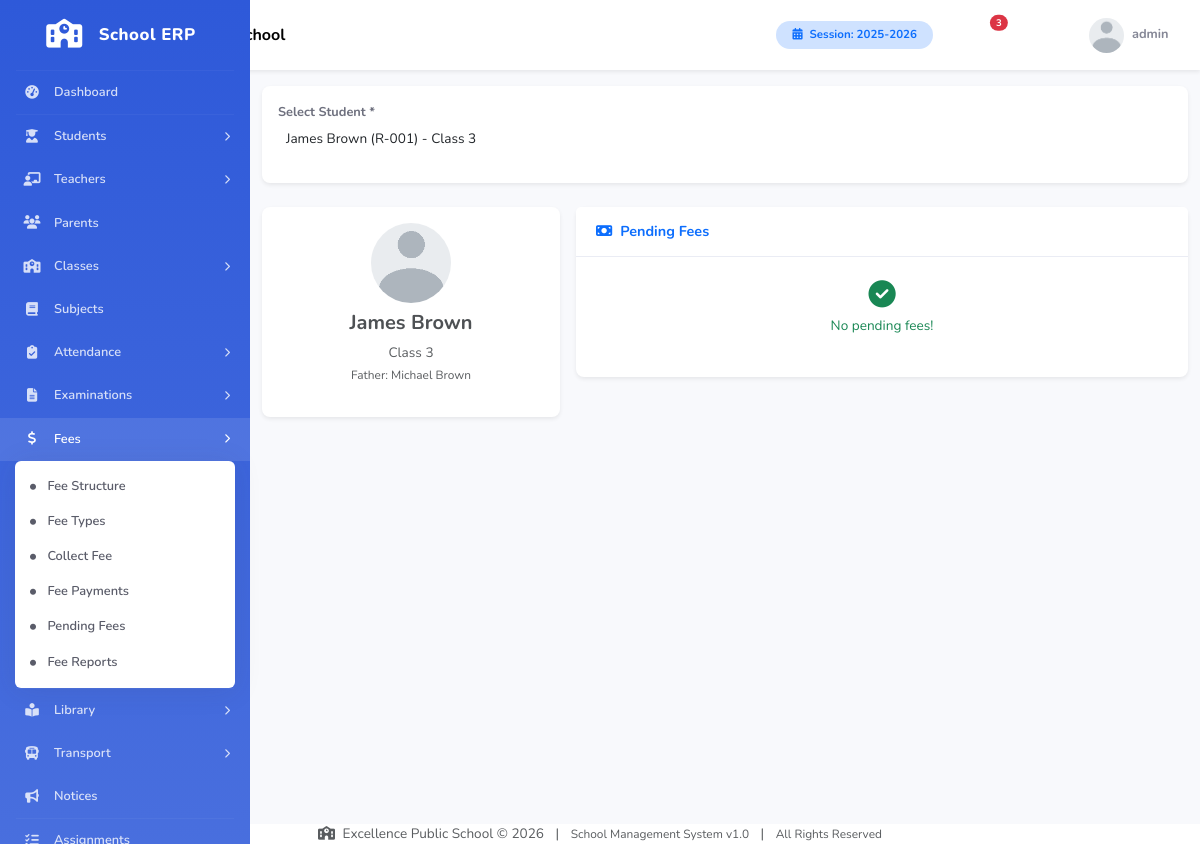
The page /modules/fees/collect.php?student_id=1 (signed in) on the database its author committed.
### tables this page shows
CREATE TABLE IF NOT EXISTS school_info (
    school_id INT(11) NOT NULL AUTO_INCREMENT,
    school_name VARCHAR(255) NOT NULL,
    school_address TEXT,
    school_phone VARCHAR(50),
    school_email VARCHAR(100),
    school_website VARCHAR(100),
    school_logo VARCHAR(255) DEFAULT 'default_logo.png',
    principal_name VARCHAR(100),
    established_year YEAR,
    registration_number VARCHAR(100),
    academic_session VARCHAR(20) DEFAULT '2025-2026',
    session_start_date DATE,
    session_end_date DATE,
    currency_symbol VARCHAR(10) DEFAULT '$',
    timezone VARCHAR(50) DEFAULT 'UTC',
    theme_color VARCHAR(20) DEFAULT '#4e73df',
    sidebar_color VARCHAR(20) DEFAULT '#2e59d9',
    created_at TIMESTAMP DEFAULT CURRENT_TIMESTAMP,
    updated_at TIMESTAMP DEFAULT CURRENT_TIMESTAMP ON UPDATE CURRENT_TIMESTAMP,
    PRIMARY KEY (school_id)
);

CREATE TABLE IF NOT EXISTS students (
    student_id INT(11) NOT NULL AUTO_INCREMENT,
    user_id INT(11) NOT NULL,
    admission_no VARCHAR(30) NOT NULL,
    roll_no VARCHAR(30),
    first_name VARCHAR(50) NOT NULL,
    last_name VARCHAR(50) NOT NULL,
    gender ENUM('Male','Female','Other') NOT NULL,
    date_of_birth DATE,
    cnic_bform VARCHAR(30),
    religion VARCHAR(50),
    blood_group VARCHAR(10),
    phone VARCHAR(20),
    email VARCHAR(100),
    class_id INT(11) NOT NULL,
    section_id INT(11),
    parent_id INT(11),
    admission_date DATE,
    previous_school VARCHAR(100),
    previous_class VARCHAR(50),
    transfer_certificate VARCHAR(255),
    birth_certificate VARCHAR(255),
    photo VARCHAR(255) DEFAULT 'default_student.png',
    address TEXT,
    city VARCHAR(50),
    state VARCHAR(50),
    zip_code VARCHAR(20),
    country VARCHAR(50),
    transport_id INT(11) DEFAULT NULL,
    hostel_required TINYINT(1) DEFAULT 0,
    medical_notes TEXT,
    status ENUM('active','inactive','graduated','transferred','suspended') DEFAULT 'active',
    created_at TIMESTAMP DEFAULT CURRENT_TIMESTAMP,
    updated_at TIMESTAMP DEFAULT CURRENT_TIMESTAMP ON UPDATE CURRENT_TIMESTAMP,
    PRIMARY KEY (student_id),
    UNIQUE KEY uk_admission_no (admission_no),
    UNIQUE KEY uk_student_user (user_id),
    KEY idx_class_student (class_id),
    KEY idx_section_student (section_id),
    KEY idx_parent_student (parent_id),
    CONSTRAINT fk_student_user FOREIGN KEY (user_id) REFERENCES users(user_id) ON DELETE CASCADE,
    CONSTRAINT fk_student_class FOREIGN KEY (class_id) REFERENCES classes(class_id),
    CONSTRAINT fk_student_section FOREIGN KEY (section_id) REFERENCES sections(section_id),
    CONSTRAINT fk_student_parent FOREIGN KEY (parent_id) REFERENCES parents(parent_id)
);

CREATE TABLE IF NOT EXISTS classes (
    class_id INT(11) NOT NULL AUTO_INCREMENT,
    class_name VARCHAR(50) NOT NULL,
    class_name_numeric INT(11),
    class_teacher_id INT(11) DEFAULT NULL,
    capacity INT(11) DEFAULT 40,
    section_count INT(11) DEFAULT 0,
    description TEXT,
    status TINYINT(1) DEFAULT 1,
    created_at TIMESTAMP DEFAULT CURRENT_TIMESTAMP,
    updated_at TIMESTAMP DEFAULT CURRENT_TIMESTAMP ON UPDATE CURRENT_TIMESTAMP,
    PRIMARY KEY (class_id),
    KEY idx_class_teacher (class_teacher_id),
    KEY idx_status (status)
);

CREATE TABLE IF NOT EXISTS parents (
    parent_id INT(11) NOT NULL AUTO_INCREMENT,
    user_id INT(11) NOT NULL,
    father_name VARCHAR(100) NOT NULL,
    mother_name VARCHAR(100),
    father_cnic VARCHAR(30),
    mother_cnic VARCHAR(30),
    father_phone VARCHAR(20),
    mother_phone VARCHAR(20),
    father_email VARCHAR(100),
    mother_email VARCHAR(100),
    father_occupation VARCHAR(100),
    mother_occupation VARCHAR(100),
    father_income DECIMAL(12,2),
    mother_income DECIMAL(12,2),
    address TEXT,
    city VARCHAR(50),
    state VARCHAR(50),
    zip_code VARCHAR(20),
    country VARCHAR(50),
    emergency_contact VARCHAR(20),
    emergency_contact_name VARCHAR(100),
    photo VARCHAR(255) DEFAULT 'default_parent.png',
    status TINYINT(1) DEFAULT 1,
    created_at TIMESTAMP DEFAULT CURRENT_TIMESTAMP,
    updated_at TIMESTAMP DEFAULT CURRENT_TIMESTAMP ON UPDATE CURRENT_TIMESTAMP,
    PRIMARY KEY (parent_id),
    UNIQUE KEY uk_parent_user (user_id),
    CONSTRAINT fk_parent_user FOREIGN KEY (user_id) REFERENCES users(user_id) ON DELETE CASCADE
);

### modules/fees/collect.php (the view, shortened to what the rows shown need)
<?php
require_once '../../includes/auth.php';
require_once '../../includes/functions.php';
$studentId = intval($_GET['student_id'] ?? 0);
$student = null;
$pendingFees = [];
if ($studentId) {
    $stmt = $conn->prepare("SELECT s.*, c.class_name, p.father_name FROM students s JOIN classes c ON s.class_id=c.class_id LEFT JOIN parents p ON s.parent_id=p.parent_id WHERE s.student_id=?");
    $stmt->bind_param("i", $studentId);
    $stmt->execute();
    $student = $stmt->get_result()->fetch_assoc();
    $pendingStmt = $conn->prepare("SELECT sf.*, ft.fee_name FROM student_fees sf JOIN fee_types ft ON sf.fee_type_id=ft.fee_type_id WHERE sf.student_id=? AND sf.status IN ('Unpaid','Partial','Overdue')");
    $pendingStmt->bind_param("i", $studentId);
    $pendingStmt->execute();
    $pendingFees = $pendingStmt->get_result();
}
include '../../includes/header.php';
?>
<div id="wrapper">
    <div id="content-wrapper" class="d-flex flex-column">
        <?php include '../../includes/navbar.php'; ?>
        <div class="container-fluid py-4">
            <div class="d-sm-flex align-items-center justify-content-between mb-4">
                <h1 class="h3 mb-0 text-gray-800"><i class="fas fa-dollar-sign me-2 text-primary"></i>Collect Fee</h1>
            </div>
            <?php if ($student): ?>
            <div class="row g-3">
                <div class="col-lg-4">
                    <div class="card shadow-sm">
                        <div class="card-body text-center">
                            <img src="../../assets/uploads/students/<?php echo $student['photo']; ?>" class="rounded-circle mb-2" style="width:80px;height:80px;object-fit:cover;" onerror="this.src='../../assets/images/default-user.png'">
                            <h5><?php echo $student['first_name'].' '.$student['last_name']; ?></h5>
                            <p class="text-muted mb-1"><?php echo $student['class_name']; ?></p>
                            <p class="text-muted small">Father: <?php echo $student['father_name'] ?? 'N/A'; ?></p>
                        </div>
                    </div>
                </div>
                <div class="col-lg-8">
                    <div class="card shadow-sm">
                        <div class="card-header"><h6 class="mb-0 fw-bold text-primary"><i class="fas fa-money-bill me-2"></i>Pending Fees</h6></div>
                        <div class="card-body p-0">
                            <?php if ($pendingFees && $pendingFees->num_rows > 0): ?>
                            <div class="table-responsive">
                                <table class="table table-hover mb-0">
                                    <thead><tr><th>Fee Type</th><th>Amount</th><th>Paid</th><th>Balance</th><th>Due Date</th><th>Pay</th></tr></thead>
                                    <tbody>
                                        <?php while($pf=$pendingFees->fetch_assoc()): ?>
                                        <tr>
                                            <td><?php echo $pf['fee_name']; ?></td>
                                            <td><?php echo formatCurrency($pf['amount']); ?></td>
                                            <td><?php echo formatCurrency($pf['paid_amount']); ?></td>
                                            <td class="fw-bold text-danger"><?php echo formatCurrency($pf['balance_amount']); ?></td>
                                            <td><?php echo formatDate($pf['due_date']); ?></td>
                                            <td>
                                                <button class="btn btn-sm btn-success" data-bs-toggle="modal" data-bs-target="#payModal<?php echo $pf['fee_id']; ?>"><i class="fas fa-dollar-sign"></i></button>
                                            </td>
                                        </tr>
                                        <div class="modal fade" id="payModal<?php echo $pf['fee_id']; ?>" tabindex="-1">
                                            <div class="modal-dialog"><div class="modal-content">
                                                <div class="modal-header"><h5 class="modal-title">Pay - <?php echo $pf['fee_name']; ?></h5><button type="button" class="btn-close" data-bs-dismiss="modal"></button></div>
                                                <form method="POST">
                                                    <?php echo csrfField(); ?>
                                                    <input type="hidden" name="fee_id" value="<?php echo $pf['fee_id']; ?>">
                                                    <div class="modal-body">
                                                        <div class="mb-3"><label class="form-label">Amount Due</label><input type="text" class="form-control" value="<?php echo formatCurrency($pf['balance_amount']); ?>" disabled></div>
                                                        <div class="mb-3"><label class="form-label">Pay Amount *</label><input type="number" class="form-control" name="amount" max="<?php echo $pf['balance_amount']; ?>" step="0.01" required></div>
                                                        <div class="mb-3"><label class="form-label">Payment Method</label><select class="form-select" name="payment_method"><option value="Cash">Cash</option><option value="Bank Transfer">Bank Transfer</option><option value="Check">Check</option><option value="Online">Online</option></select></div>
                                                        <div class="mb-3"><label class="form-label">Notes</label><textarea class="form-control" name="notes" rows="2"></textarea></div>
                                                    </div>
                                                    <div class="modal-footer"><button type="button" class="btn btn-secondary" data-bs-dismiss="modal">Cancel</button><button type="submit" class="btn btn-success">Pay Now</button></div>
                                                </form>
                                            </div></div>
                                        </div>
                                        <?php endwhile; ?>
                                    </tbody>
                                </table>
                            </div>
                            <?php else: ?>
                            <div class="text-center py-4 text-success"><i class="fas fa-check-circle fa-2x mb-2"></i><p>No pending fees!</p></div>
                            <?php endif; ?>
                        </div>
                    </div>
                </div>
            </div>
            <?php endif; ?>
        </div>
    </div>
</div>
 <?php include '../../includes/footer.php'; ?>

### includes/navbar.php (shortened to what the rows shown need)
<?php
$school = getSchoolInfo();
$schoolName = $school['school_name'] ?? SITE_NAME;
?>
<nav class="navbar navbar-expand-lg navbar-light bg-white topbar shadow-sm fixed-top">
    <div class="container-fluid">
        <a class="navbar-brand d-none d-md-block" href="<?php echo BASE_URL; ?>dashboard.php">
            <i class="fas fa-school me-2 text-primary"></i>
            <span class="fw-bold"><?php echo htmlspecialchars($schoolName); ?></span>
        </a>
        <ul class="navbar-nav ms-auto align-items-center">
            <li class="nav-item d-none d-lg-block me-3">
                <span class="badge bg-primary-subtle text-primary px-3 py-2 rounded-pill">
                    <i class="fas fa-calendar-alt me-1"></i> Session: <?php echo getCurrentSession(); ?>
                </span>
            </li>
                    <?php
                    $recentNotifs = getRecentNotifications(getCurrentUserId(), 5);
                    ?>
        </ul>
    </div>
</nav>

### includes/footer.php (shortened to what the rows shown need)
<?php
$school = getSchoolInfo();
$schoolName = $school['school_name'] ?? SITE_NAME;
$year = date('Y');
?>
            <footer class="sticky-footer bg-white mt-4">
                <div class="container my-auto">
                    <div class="copyright text-center my-auto">
                        <span class="text-muted">
                            <i class="fas fa-school me-1"></i>
                            <?php echo htmlspecialchars($schoolName); ?> &copy; <?php echo $year; ?>
                            <span class="mx-2">|</span>
                            <span class="small">School Management System v<?php echo VERSION; ?></span>
                            <span class="mx-2">|</span>
                            <span class="small">All Rights Reserved</span>
                        </span>
                    </div>
                </div>
            </footer>
</body>
</html>

### rows shown on the page
school_info: school_name "Excellence Public School", academic_session "2025-2026"
students: first_name "James", last_name "Brown", class.class_name "Class 3", parent.father_name "Michael Brown"

### other values the page prints
$menu['title'] "Dashboard"
$menu['title'] "Students"
$menu['title'] "Teachers"
$menu['title'] "Parents"
$menu['title'] "Classes"
$menu['title'] "Subjects"
$menu['title'] "Attendance"
$menu['title'] "Examinations"
$menu['title'] "Fees"
$sub['title'] "Fee Structure"
$sub['title'] "Fee Types"
$sub['title'] "Collect Fee"
$sub['title'] "Fee Payments"
$sub['title'] "Pending Fees"
$sub['title'] "Fee Reports"
